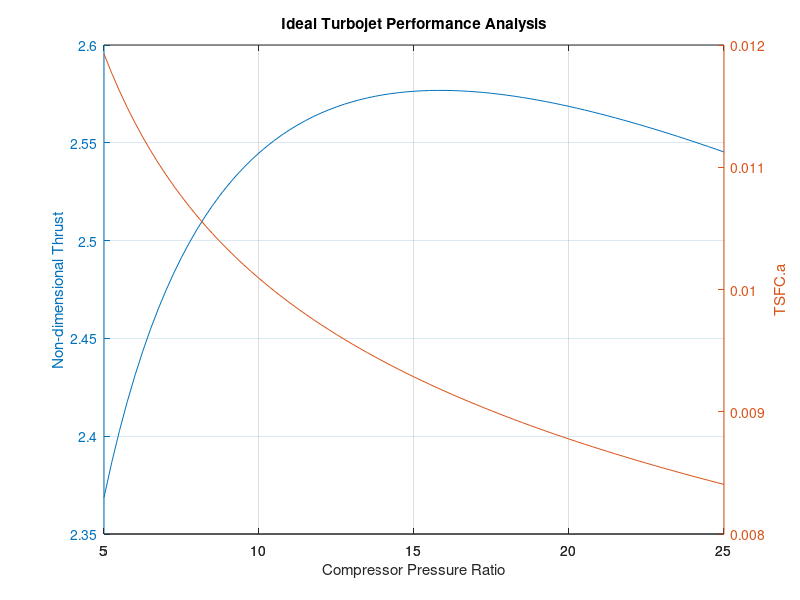

Reproduce this figure in MATLAB.
clear;
clc;

g = 1.4;
Ma = 0.75;
hv = 150;
PIc = 5:0.25:25;
Tt4Ta = 6;
TtaTa = 1 + 0.5*(g-1)*Ma^2;

it = 1;
for pc=PIc
    tc = pc^((g-1)/g);
    
    A = TtaTa/(TtaTa-1) * (Tt4Ta/(TtaTa*tc) - 1) * (tc-1) + (Tt4Ta/(TtaTa*tc));
    ndthrust(it) = Ma * (sqrt(A) - 1);
    
    num = (Tt4Ta - TtaTa*tc)/(hv*Ma);
    den = sqrt( (TtaTa/(TtaTa - 1)) * (Tt4Ta/(TtaTa*tc) - 1) * (tc - 1) + (Tt4Ta/(TtaTa*tc))) - 1;
    TSFCaa(it) = num/den;
    it =  it + 1;
end

[hAx, hLine1, hLine2] = plotyy(PIc, ndthrust, PIc, TSFCaa);
title('Ideal Turbojet Performance Analysis');
xlabel('Compressor Pressure Ratio');
ylabel(hAx(1), 'Non-dimensional Thrust')
ylabel(hAx(2), 'TSFC.a');
grid on;
